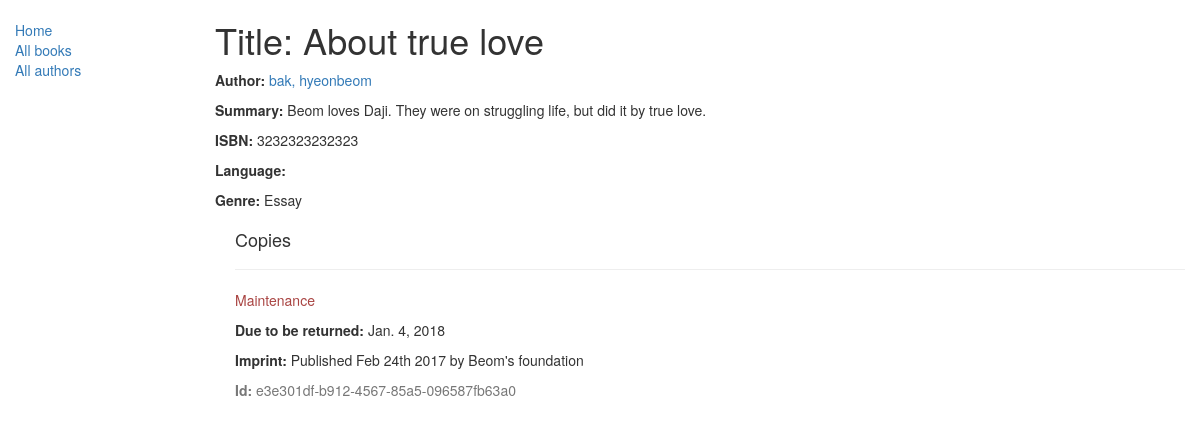
/catalog/book/2, run on the app's committed database.
### catalog/models.py (models this page shows, shortened)
class Book(models.Model):
    title = models.CharField(max_length=200)
    author = models.ForeignKey('Author', on_delete=models.SET_NULL, null=True)
    summary = models.TextField(max_length=1000, help_text='Enter a brief description of the book.')
    isbn = models.CharField('ISBN', max_length=13, help_text='13 Character <a href="https://www.isbn-international.org/content/what-isbn">ISBN number</a>')
    genre = models.ManyToManyField(Genre, help_text="Select a genre for this book.")
    def display_genre(self):
        return ', '.join([genre.name for genre in self.genre.all()[:3]])
    display_genre.short_description = 'Genre'

class Author(models.Model):
    first_name = models.CharField(max_length=100)
    last_name = models.CharField(max_length=100)
    date_of_birth = models.DateField(null=True, blank=True)
    date_of_death = models.DateField('Died', null=True, blank=True)
    class Meta:
        ordering = ["last_name", "first_name"]
    def __str__(self):
        return '{0}, {1}'.format(self.last_name, self.first_name)

class Genre(models.Model):
    name = models.CharField(max_length=200, help_text="Enter a book genre. (e.g. Science Fiction, French Poetry etc.)")
    def __str__(self):
        return self.name

class BookInstance(models.Model):
    id = models.UUIDField(primary_key=True, default=uuid.uuid4, help_text="Unique ID for this particular book across whole library.")
    book = models.ForeignKey('Book', on_delete=models.SET_NULL, null=True)
    imprint = models.CharField(max_length=200)
    due_back = models.DateField(null=True, blank=True)
    LOAN_STATUS = (
        ('m', 'Maintenance'),
        ('o', 'On loan'),
        ('a', 'Available'),
        ('r', 'Reserved'),
    )
    status = models.CharField(max_length=1, choices=LOAN_STATUS, blank=True, default='m', help_text='Book availability')
    class Meta:
        ordering = ["due_back"]

### catalog/views.py (the view)
# urls.py: path('book/<int:pk>', views.book_detail_view, name='book-detail'),
def book_detail_view(request,pk):
    try:
        book_id=Book.objects.get(pk=pk)
    except Book.DoesNotExist:
        raise Http404("Book does not exist")
    return render(
        request,
        'book_detail.html',
        context={'book':book_id,}
    )

### catalog/templates/book_detail.html
{% extends "base_generic.html" %}
{% block content %}
    <h1>Title: {{ book.title }}</h1>
    <p>
        <strong>Author:</strong>
        <a href="">{{ book.author }}</a>
    </p>
    <p>
        <strong>Summary:</strong> {{ book.summary }}</p>
    <p>
        <strong>ISBN:</strong> {{ book.isbn }}</p>
    <p>
        <strong>Language:</strong> {{ book.language }}</p>
    <p>
        <strong>Genre:</strong> {% for genre in book.genre.all %} {{ genre }}{% if not forloop.last %}, {% endif %}{% endfor %}</p>
    <div style="margin-left:20px;margin-top:20px">
        <h4>Copies</h4>
        {% for copy in book.bookinstance_set.all %}
            <hr>
            <p class="{% if copy.status == 'a' %}text-success{% elif copy.status == 'm' %}text-danger{% else %}text-warning{% endif %}">{{ copy.get_status_display }}</p>
            {% if copy.status != 'a' %}
            <p>
                <strong>Due to be returned:</strong> {{copy.due_back}}</p>{% endif %}
            <p>
                <strong>Imprint:</strong> {{copy.imprint}}</p>
            <p class="text-muted">
                <strong>Id:</strong> {{copy.id}}</p>
        {% endfor %}
    </div>
{% endblock %}

### data on the page
Book: title "About true love", author "bak, hyeonbeom", summary "Beom loves Daji. They were on struggling life, but did it by true love.", isbn "3232323232323"
Genre: name "Essay"
BookInstance: status "Maintenance", due_back "Jan. 4, 2018", imprint "Published Feb 24th 2017 by Beom's foundation", id "e3e301df-b912-4567-85a5-096587fb63a0"
